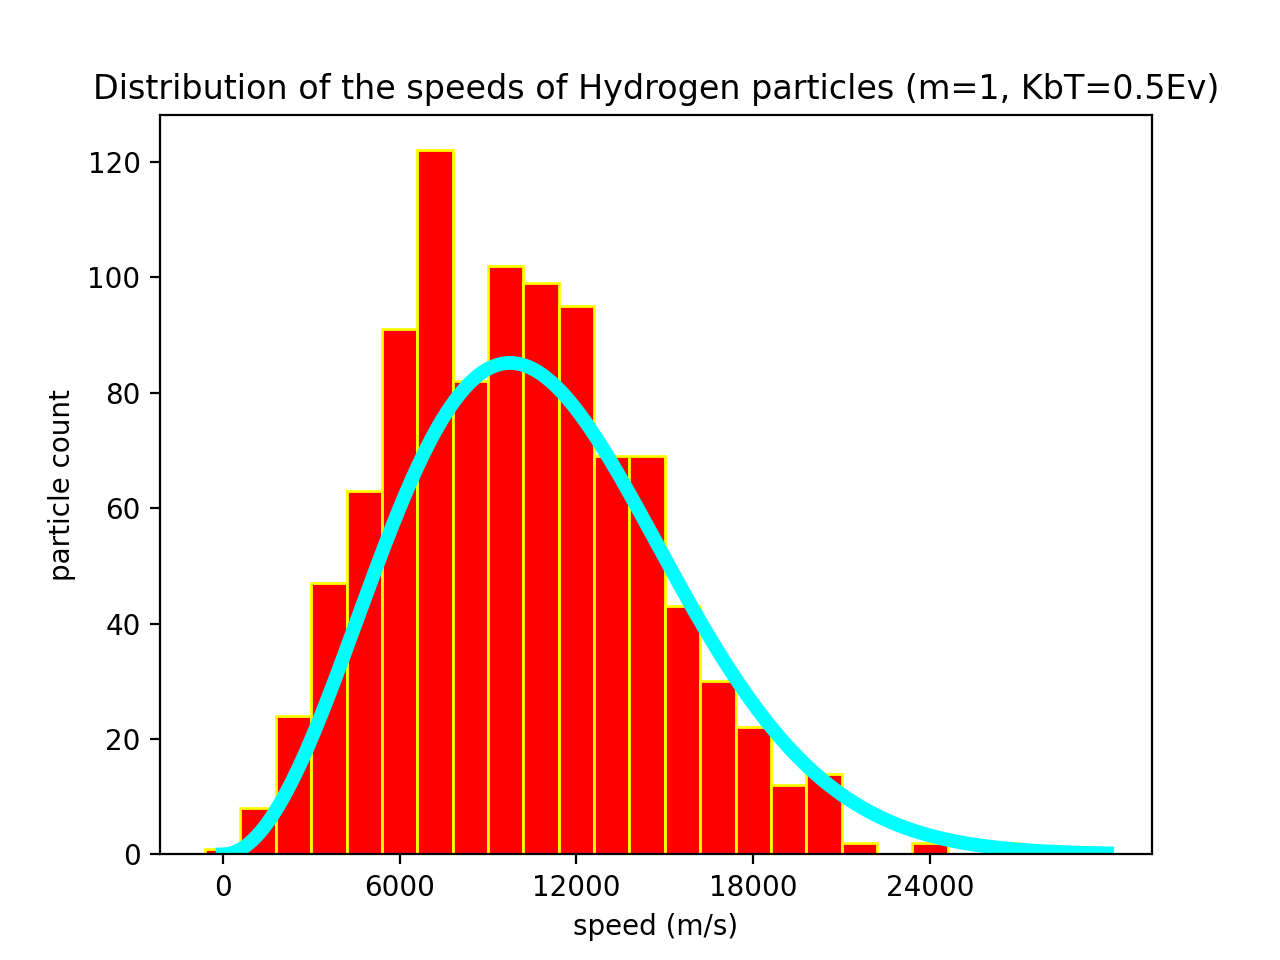

Recreate this plot in Python.
import numpy as np
from math import pi, e
import random
import matplotlib.pyplot as plt

ev= 1.602170565 * 10 ** (-19)
k = 1.380648 * 10 ** (-23)
class MBdist():
    global p
    # using this function to acquire posibillity
    def maxwell_boltzmann(self, temperature, mass, speed):
        mass = mass * 1.6726219 * 10 ** (-27)  # weight of H atom

        p = 4 * pi * speed ** 2 * (mass / (2 * pi * k * temperature)) ** (3.0 / 2.0) * \
            e ** (-mass * speed ** 2 / (2 * k * temperature))

        return p

    # prepared the cumulative weights
    def prepare(self):
        self.z[0] = self.maxwell_boltzmann(self.T, self.m, 0)
        for i in range(1, self.L):
            self.z[i] = self.z[i - 1] + self.maxwell_boltzmann(self.T, self.m, i)

    def __init__(self, T, m, L):
        self.T = T
        self.m = m
        self.L = L
        self.z = np.zeros(L)
        self.prepare()

    # takes bins, returns em full with n figures
    def sample_n(self, bins, n):
        # choose rand num from dist
        ran = random.choices(np.arange(self.L), cum_weights=self.z, k=n)#get enough number of sample
        # bin it
        for s in ran:
            ind = int(s * (len(bins) - 1) / self.L)
            bins[ind] = bins[ind] + 1

    def set_temperature(self, new_t):
        self.T = new_t
        self.prepare()

    def set_mass(self, new_m):
        self.m = new_m
        self.prepare()


r = 1  # how many subplots
l = 25  # x number of bars in histogram
xdiv = 1  # number of subplots in a row
T = 0.5*ev/k  # the temp given in the question
m = 1.008   # weight of H atom
L = 30000  # the largest scale of velocity in the system
o = MBdist(T, m, L)  # define the object to output
 # produce r subplots
bins = np.zeros(l, int)  # bins empty the array
o.set_temperature(T)
o.sample_n(bins, 1000)
plt.subplot(int(r / xdiv), xdiv, 1)
plt.xticks(np.arange(0, L, 2 * L / 10))
plt.bar(np.arange(0, L, L / l), bins, width=L / l, align='center', color='red', edgecolor='yellow')
plt.xlabel('speed (m/s)')
plt.ylabel('particle count')
plt.subplots_adjust(wspace=0.4, hspace=0.55)  # Set detailed figures for pic
mass = m * 1.6726219 * 10 ** (-27)
v = np.linspace(0,30000,10000,True)
fv = 4 * np.pi * v ** 2 * (mass / (2 * np.pi * k * T)) ** (3.0 / 2.0) * e ** (
                    -mass * v ** 2 / (2 * k * T))*1000000
plt.plot(v,fv,linewidth=5,color='cyan')
title = 'Distribution of the speeds of Hydrogen particles (m=1, KbT=0.5Ev)'
plt.title(title)

plt.savefig('answer.png', dpi=200)
del o
